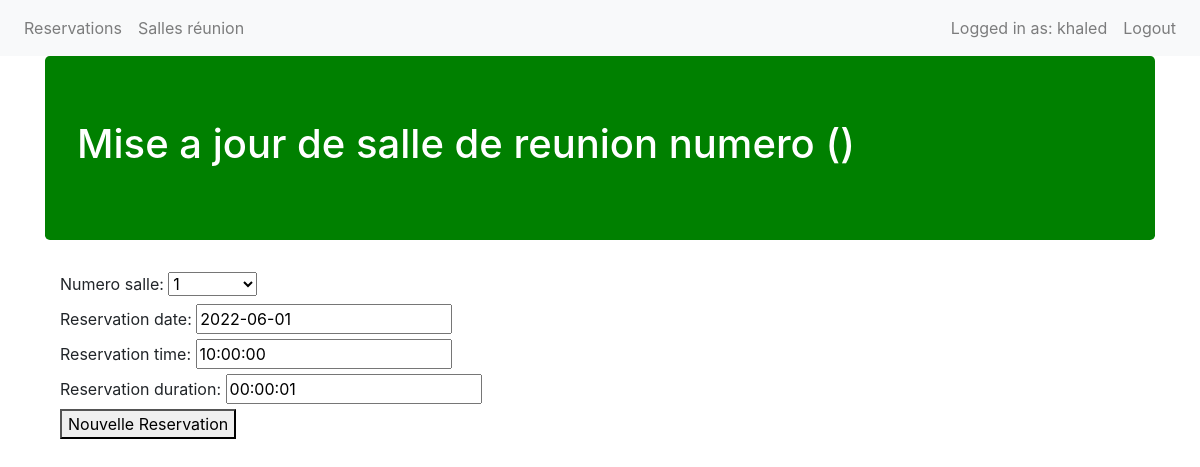
Page /1/update/ (signed in) on the committed database.
### API/models.py (models this page shows, shortened)
class SalleReunion(models.Model):
    user = models.ForeignKey(User, default=1, null=True,
                             on_delete=models.SET_NULL)
    numero_salle = models.IntegerField(unique=True, blank=False)
    capacity = models.IntegerField(blank=False)
    def __str__(self):
        return str(self.numero_salle)

class Reservation(models.Model):
    id: models.AutoField(auto_created=True, primary_key=True)
    reservation_user = models.ForeignKey(User, default=1, null=True,
                                         on_delete=models.SET_NULL)
    numero_salle = models.ForeignKey(
        SalleReunion, on_delete=models.SET_NULL, null=True)
    reservation_date = models.DateField()
    reservation_time = models.TimeField()
    reservation_duration = models.DurationField()

### reservation/views.py (the view)
@login_required
def reservation_update_view(request, *numero_salle, id):
    title = "Mise a jour de salle de reunion numero  " + str(numero_salle)
    obj = get_object_or_404(Reservation, id=id)
    form = CreateReservationModelForm(request.POST or None, instance=obj)
    if form.is_valid():
        form.save()
        return redirect('/reservations')
    template_name = 'reservation/create.html'
    context = {
        'title': title,
        'object': obj,
        'form': form,
    }
    return render(request, template_name, context)

### reservation/forms.py
class CreateReservationModelForm(forms.ModelForm):
    class Meta:
        model = Reservation
        fields = [
            'numero_salle',
            'reservation_date',
            'reservation_time',
            'reservation_duration',
            'id',
        ]

### reservation/templates/reservation/create.html (shortened to what this page needs)
{% extends 'base.html' %}
    {% block content %}
    <form method="POST" action="."> {% csrf_token %}
        {{ form.as_ul }}
        <button type="submit">Nouvelle Reservation</button>
    </form>
    {% endblock  %}

### templates/navbar.html (shortened to what this page needs)
<div class='container-fuild'>
<nav class="navbar navbar-expand-lg navbar-light bg-light">
  <div class="collapse navbar-collapse" id="navbarNav">
    <ul class="navbar-nav">
          <li class="nav-item">
            <a class="nav-link" href="/">Reservations</a>
          </li>
          <li class="nav-item">
            <a class="nav-link" href={{ "/salles" }}>Salles réunion</a>
          </li>
    </ul>
  </div>
  {% if request.user.is_authenticated %}
    <ul class="navbar-nav">
          <li class="nav-item">
            <a class="nav-link">Logged in as: {{ user }}</a>
          </li>
          <li class="nav-item">
            <a class="nav-link" href={{ "/user/login"}}>Logout</a>
          </li>
    </ul>
  {% endif %}
</nav>
 </div>

### static/css/style.css (style rules this page uses)
a { color: white; text-decoration: none; background-color: transparent; }
form li { list-style: none; }

### rows in the picture
SalleReunion: numero_salle "1"
Reservation: reservation_date "2022-06-01", reservation_time "10:00:00", reservation_duration "00:00:01"

### other values in the picture
{{ user }} "khaled"
{{ title }} "Mise a jour de salle de reunion numero ()"
